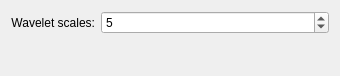
<?xml version="1.0" encoding="UTF-8"?>
<ui version="4.0">
 <class>WdgWaveletDecompose</class>
 <widget class="QWidget" name="WdgWaveletDecompose">
  <property name="geometry">
   <rect>
    <x>0</x>
    <y>0</y>
    <width>340</width>
    <height>76</height>
   </rect>
  </property>
  <property name="windowTitle">
   <string>Wavelet Decompose</string>
  </property>
  <layout class="QFormLayout" name="formLayout">
   <item row="0" column="0">
    <widget class="QLabel" name="lblWaveletScales">
     <property name="text">
      <string>Wavelet scales:</string>
     </property>
     <property name="alignment">
      <set>Qt::AlignRight|Qt::AlignTrailing|Qt::AlignVCenter</set>
     </property>
    </widget>
   </item>
   <item row="0" column="1">
    <widget class="QSpinBox" name="scales">
     <property name="maximumSize">
      <size>
       <width>32767</width>
       <height>100</height>
      </size>
     </property>
     <property name="maximum">
      <number>10</number>
     </property>
     <property name="value">
      <number>5</number>
     </property>
    </widget>
   </item>
  </layout>
 </widget>
 <resources/>
 <connections/>
</ui>
